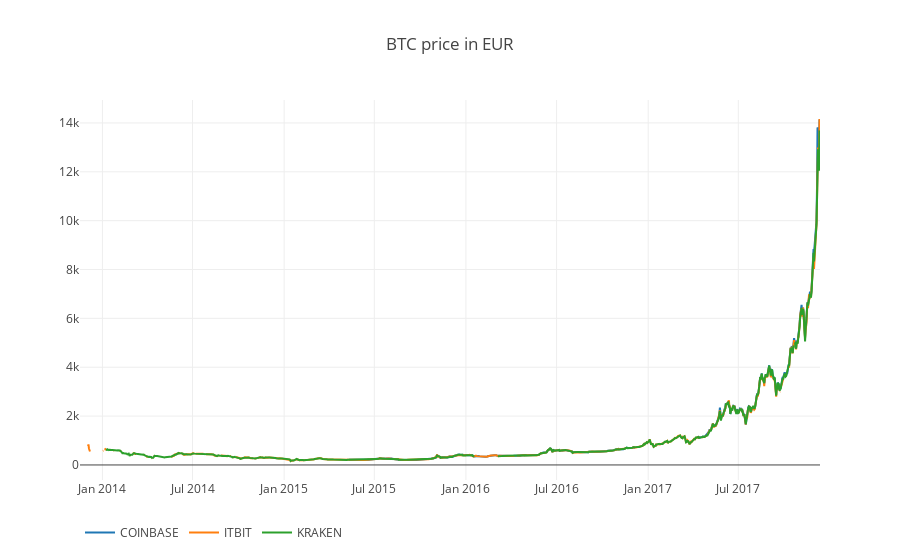

The code cell stored with this chart in its notebook:
### Code cell
df_scatter(btc_eur_datasets,'BTC price in EUR')

### Figure 1 — Plotly figure (JSON) as saved in the notebook; plotly's stock layout.template omitted (floating-point values rounded to 4 significant figures; data arrays with more than 128 entries replaced by an {"elided": "..."} marker saying what was removed)
{"data": [{"name": "COINBASE", "type": "scatter", "visible": "visible", "x": {"elided": "1487 str values"}, "y": {"elided": "1487 float values"}}, {"name": "ITBIT", "type": "scatter", "visible": "visible", "x": {"elided": "1487 str values"}, "y": {"elided": "1487 float values"}}, {"name": "KRAKEN", "type": "scatter", "visible": "visible", "x": {"elided": "1487 str values"}, "y": {"elided": "1487 float values"}}], "layout": {"legend": {"orientation": "h"}, "title": "BTC price in EUR", "xaxis": {"type": "date"}, "yaxis": {"showticklabels": true, "title": "", "type": "linear"}}}
